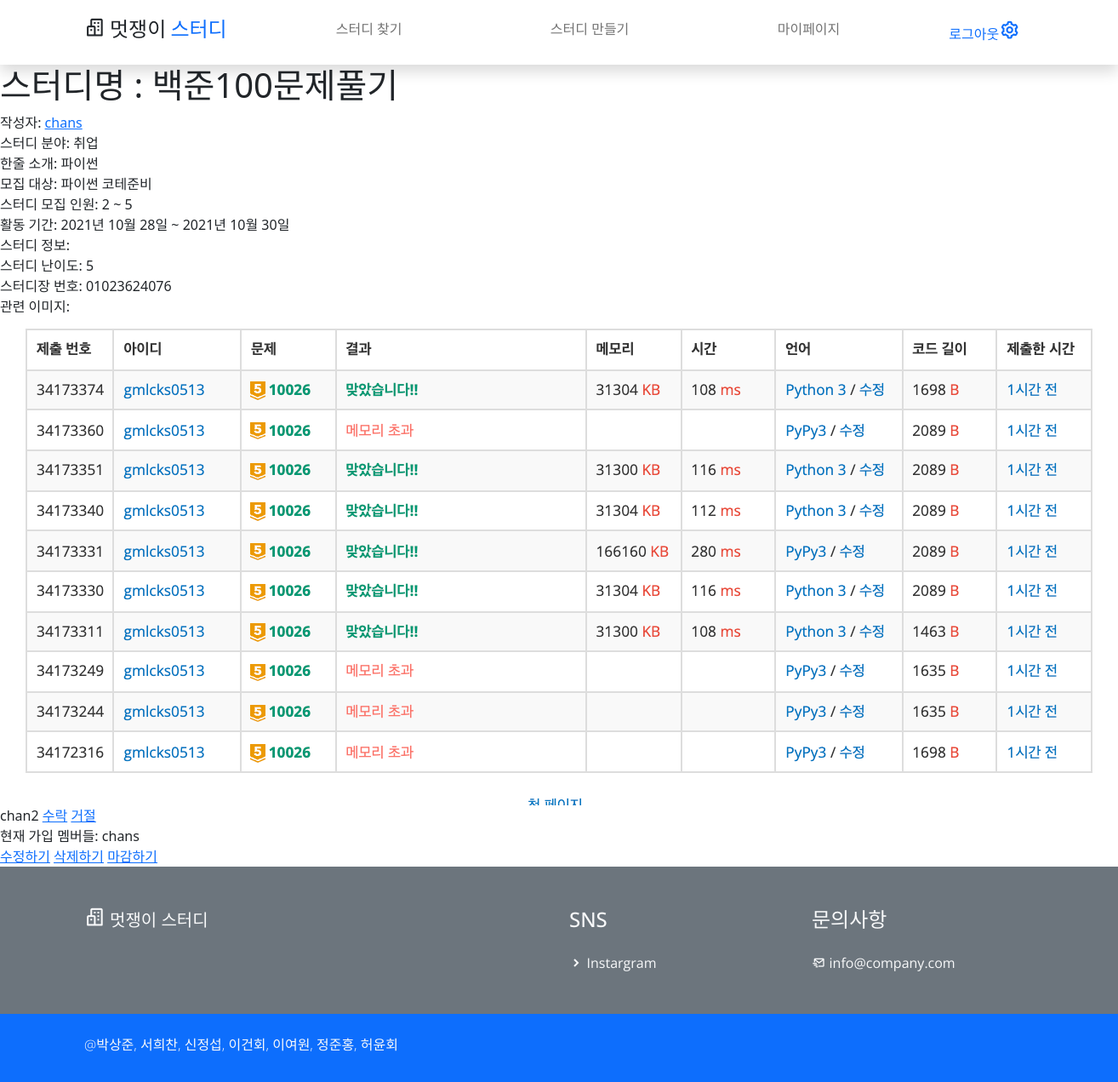
The page /study/1/ (signed in) on the database its author committed.
### study/models.py (models this page shows)
class study(models.Model):
    writer = models.ForeignKey(User, on_delete=models.CASCADE)  # 작성자, User 모델 사용
    name = models.CharField(max_length=50)  # 스터디명
    section = models.CharField(max_length=30)  # 분야
    intro = models.CharField(max_length=100)  # 스터디 한줄 소개
    qualification = models.CharField(max_length=100)  # 스터디 참가 대상
    member_start = models.IntegerField(default=1)  # 모집 인원 시작
    member_end = models.IntegerField(default=1)  # 모집 인원 끝
    start_date = models.DateField()  # 활동 기간(시작일)
    due_date = models.DateField()  # 활동 기간(마감일
    body = models.TextField()  # 스터디 정보
    body = models.TextField()  # 스터디 정보
    difficulty = models.IntegerField(default=0)  # 스터디 난이도(빡센 정도 1~10으로 입력받을 예정)
    phnum = models.CharField(max_length=13)  # 대표자 연락처
    image = models.FileField(
        upload_to="image/", null=True
    )  # 스터디 관련 이미지(있으면 글 썸네일, 없으면 메인 로고가 글 썸네일)
    study_member_request = models.ManyToManyField(
        User, related_name="study_member_request", through="member_request"
    )  # 가입신청 유저들
    study_member = models.ManyToManyField(
        User, related_name="study_member", through="member"
    )  # 가입된 유저들
    is_over = models.BooleanField()

### study/views.py (the view)
# urls.py: path("<int:id>/", detail, name="detail"),  # 스터디 상세 페이지
def detail(request, id):
    post = get_object_or_404(study, pk=id)
    if request.user == post.writer:
        is_author = True
    else:
        is_author = False
    return render(request, "study/detail.html", {"post": post, "is_author": is_author})

### study/templates/study/detail.html (shortened to what this page needs)
{% extends 'base.html' %}
{% load static %}
{% block content %}
<section>
    <h1>스터디명 : {{post.name}}</h1>
    작성자: <a href="{% url 'mypage:mypage' post.writer.id %}">{{post.writer}}</a><br>
    스터디 분야: {{post.section}}<br>
    한줄 소개: {{post.intro}}<br>
    모집 대상: {{post.qualification}}<br>
    스터디 모집 인원: {{post.member_start}} ~ {{post.member_end}}<br>
    활동 기간: {{post.start_date}} ~ {{post.due_date}}<br>
    스터디 정보: {{post.body}}<br>
    스터디 난이도: {{post.difficulty}}<br>
    스터디장 번호: {{post.phnum}}<br>
    {%if post.image%}
        관련 이미지: <img src="{{ post.image.url }}"  alt="사진 나올 곳"><br>
    {%endif%}
    {%if not post.is_over%}
        {%if is_author%}
            {%if post.study_member_request%}
                {%for member in post.study_member_request.all%}
                    {{member}}
                    <a href="{% url 'study:accept_request' post.id member.id %}">수락</a>
                    <a href="{% url 'study:refuse_request' post.id member.id %}">거절</a><br>
                {%endfor%}
            {%else%}
                <strong>지원자 아직 없음!</strong><br>
            {%endif%}
        {%endif%}
    {%else%}
        <h1>마감!!!!!!!!!</h1>
    {%endif%}
    {%if request.user in post.study_member.all%}
        현재 가입 멤버들:
        {%for member in post.study_member.all%}
            {{member}}
        {%endfor%}
    {%endif%}
    <br>
    {%if is_author%}
        {%if not post.is_over%}
            <a href="{% url 'study:edit' post.id %}">수정하기</a>
            <a href="{% url 'study:delete' post.id %}">삭제하기</a>
            <a href="{% url 'study:recruit_over' post.id%}">마감하기</a>
        {%endif%}
    {%endif%}
</section>
{% endblock %}

### mut_study/static/css/templatemo.css (style rules this page uses)
html { font-family: 'Open Sans', sans-serif; }
p, a { font-weight: 400; }

### rows shown on the page
study: name "백준100문제풀기", writer "chans", section "취업", intro "파이썬", qualification "파이썬 코테준비", member_start "2", member_end "5", start_date "2021년 10월 28일", due_date "2021년 10월 30일", difficulty "5", phnum "01023624076", image (picture)

### other values the page prints
{{ member }} "chan2"
{{ member }} "chans"
